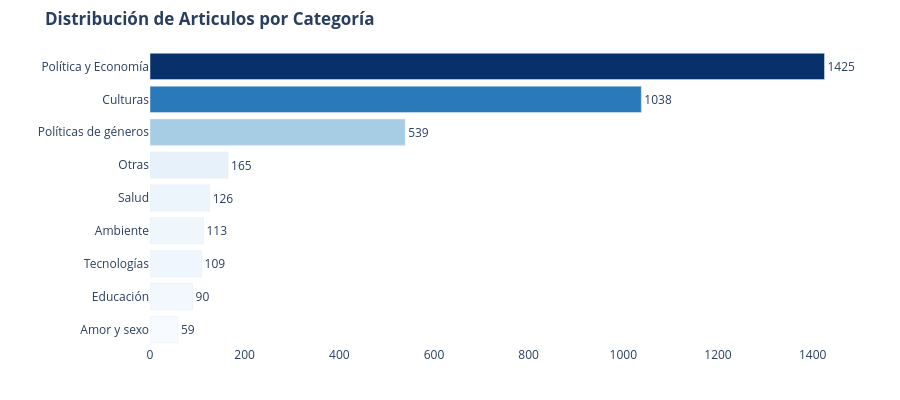

The cell this chart's notebook holds for it:
### Markdown cell above
Recordamos como se distribuyen las categorias.

### Code cell
# 1. Normalizar y explotar manteniendo el dataframe listo
df_cat_exploded = (
    df[["ID", "post_year", "category", "post_tag"]]
    .copy()
    .assign(
        categoria_normalizada=lambda d: d["category"]
        .fillna("Sin categoria")
        .astype(str)
        .apply(lambda x: [p.strip() for p in re.split(r"[;,]", x) if p.strip()] or ["Sin categoria"])
    )
    .explode("categoria_normalizada")
    .reset_index(drop=True)
)

# 2. Conteo de artículos por categoría
df_cat_dist = (
    df_cat_exploded.groupby("categoria_normalizada")["ID"]
    .nunique()
    .reset_index(name="notas")
    .sort_values("notas", ascending=True)
)

# 3. Gráfico 
fig_cat = px.bar(
    df_cat_dist, x="notas", y="categoria_normalizada", orientation="h",
    title="<b>Distribución de Articulos por Categoría</b>",
    text="notas", color="notas", color_continuous_scale="Blues"
)
fig_cat.update_traces(textposition="outside")
fig_cat.update_layout(
    height=400, plot_bgcolor="rgba(0,0,0,0)", paper_bgcolor="#fff",
    coloraxis_showscale=False, xaxis_title="", yaxis_title="",
    margin=dict(l=150, r=40, t=50, b=30)
)
fig_cat.write_html(OUTPUT_DIR / "03a_distribucion_categorias.html")
fig_cat.show()

### Figure 1 — Plotly figure (JSON) as saved in the notebook; plotly's stock layout.template omitted (floating-point values rounded to 4 significant figures)
{"data": [{"hovertemplate": "notas=%{marker.color}<br>categoria_normalizada=%{y}<extra></extra>", "legendgroup": "", "marker": {"color": [59, 90, 109, 113, 126, 165, 539, 1038, 1425], "coloraxis": "coloraxis", "pattern": {"shape": ""}}, "name": "", "orientation": "h", "showlegend": false, "text": [59.0, 90.0, 109.0, 113.0, 126.0, 165.0, 539.0, 1038.0, 1425.0], "textposition": "outside", "type": "bar", "x": [59, 90, 109, 113, 126, 165, 539, 1038, 1425], "xaxis": "x", "y": ["Amor y sexo", "Educación", "Tecnologías", "Ambiente", "Salud", "Otras", "Políticas de géneros", "Culturas", "Política y Economía"], "yaxis": "y"}], "layout": {"barmode": "relative", "coloraxis": {"autocolorscale": false, "colorbar": {"title": {"text": "notas"}}, "colorscale": [[0, "rgb(247,251,255)"], [0.125, "rgb(222,235,247)"], [0.25, "rgb(198,219,239)"], [0.375, "rgb(158,202,225)"], [0.5, "rgb(107,174,214)"], [0.625, "rgb(66,146,198)"], [0.75, "rgb(33,113,181)"], [0.875, "rgb(8,81,156)"], [1, "rgb(8,48,107)"]], "showscale": false}, "height": 400, "legend": {"tracegroupgap": 0}, "margin": {"b": 30, "l": 150, "r": 40, "t": 50}, "paper_bgcolor": "#fff", "plot_bgcolor": "rgba(0,0,0,0)", "title": {"text": "<b>Distribución de Articulos por Categoría</b>"}, "xaxis": {"anchor": "y", "domain": [0, 1], "title": {"text": ""}}, "yaxis": {"anchor": "x", "domain": [0, 1], "title": {"text": ""}}}}
